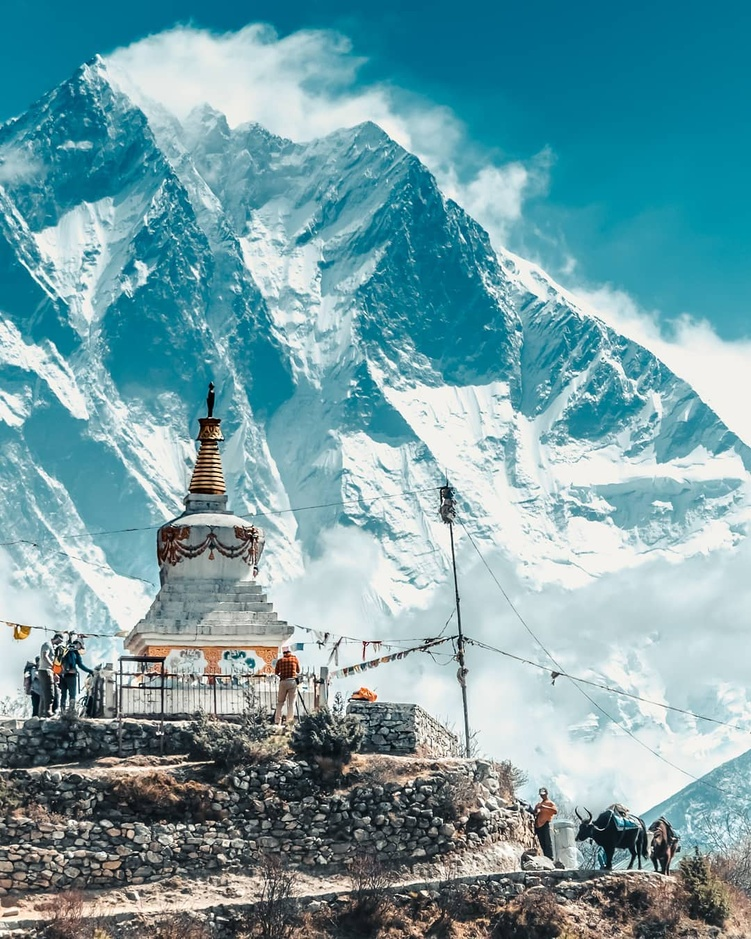
#> input picture 12-face_recognition/00-basics/logo.jpg, 751 x 939 px, shrunk from 1080 x 1350 before the run
$ python cv2_test.py
#> lines starting #> are read from the running program, lines starting #| are printed output that depends on the picture
import cv2

img = cv2.imread("logo.jpg")
#> img is the input picture: shape (939, 751, 3); mean B, G, R 167.4, 159.7, 117.5
gray = cv2.imread('logo.jpg',cv2.IMREAD_GRAYSCALE)
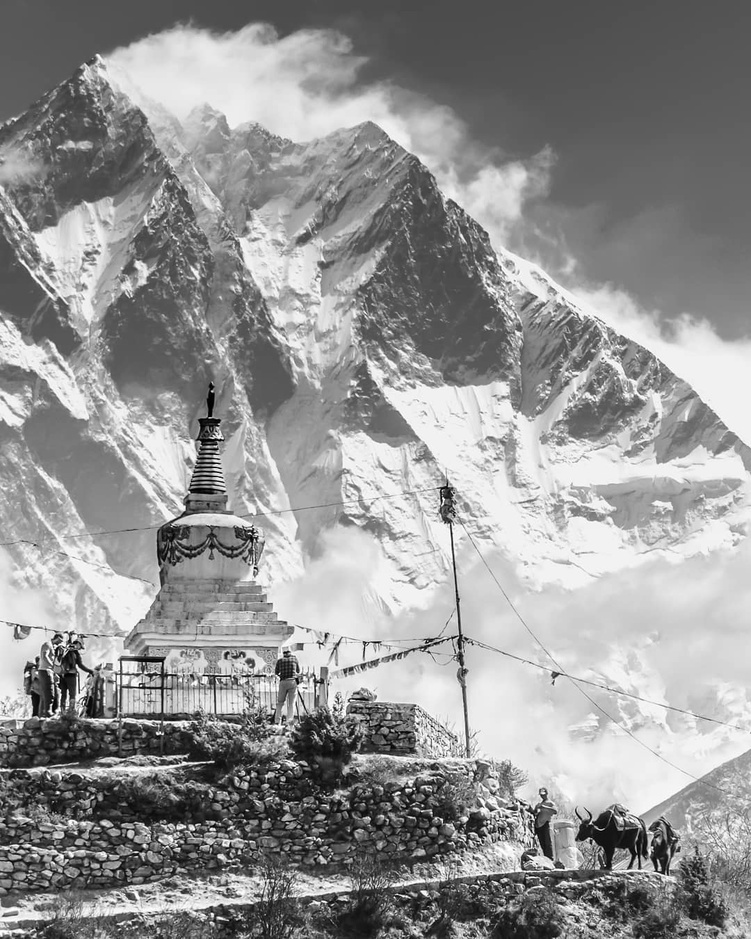
#> gray: shape (939, 751); min 0, max 255, mean 148


cv2.imshow('image',img)
cv2.imshow('gray',gray)
#Wait for any key before image disappears
cv2.waitKey(0)
cv2.destroyAllWindows()
